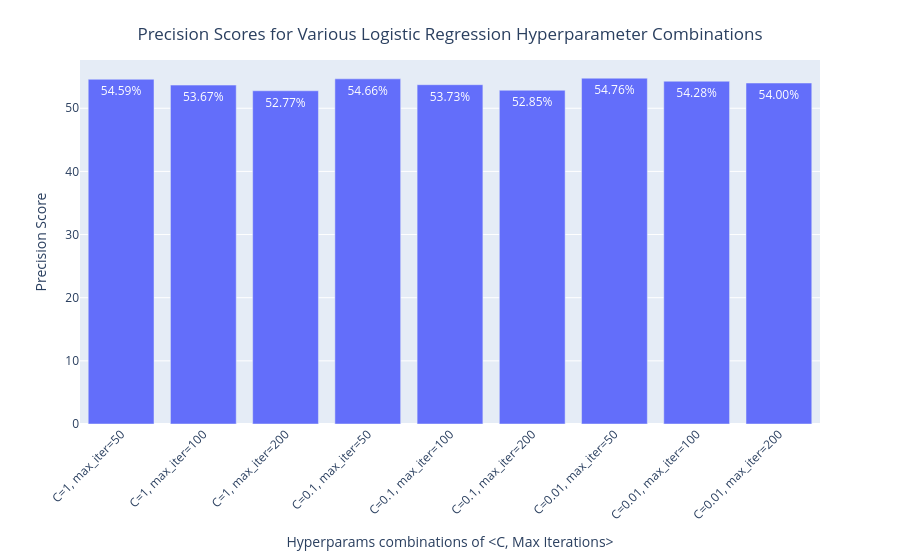

The cell this chart's notebook holds for it:
### Code cell
# Prepare the data
rows = []
for key, value in list(best_precision_matrix_logistic_regression.items()):
    C, max_iter = key
    combination_label = f'C={C}, max_iter={max_iter}'
    rows.append({'Combination': combination_label, 'Precision': value})

df = pd.DataFrame(rows)
df.loc[:,'Precision'] = df.Precision*100.0 # need for % visualisation

# Create the bar chart
fig = px.bar(df,
             x='Combination',
             y='Precision',
             text='Precision'
             )

# Customize the layout for better readability
fig.update_layout(
    xaxis_title='Hyperparams combinations of <C, Max Iterations>',
    yaxis_title='Precision Score',
    xaxis_tickangle=-45,
    title={
        'text': 'Precision Scores for Various Logistic Regression Hyperparameter Combinations',
        'y':0.95,
        'x':0.5,
        'xanchor': 'center',
        'yanchor': 'top'
    }
)


# Update the text position
fig.update_traces(texttemplate='%{text:.2f}%',
                  textposition='inside',
                  textfont_color='white')

# Show the figure
fig.show()

### Figure 1 — Plotly figure (JSON) as saved in the notebook; plotly's stock layout.template omitted (floating-point values rounded to 4 significant figures)
{"data": [{"hovertemplate": "Combination=%{x}<br>Precision=%{text}<extra></extra>", "legendgroup": "", "marker": {"color": "#636efa", "pattern": {"shape": ""}}, "name": "", "orientation": "v", "showlegend": false, "text": [54.59, 53.67, 52.77, 54.66, 53.73, 52.85, 54.76, 54.28, 54.0], "textfont": {"color": "white"}, "textposition": "inside", "texttemplate": "%{text:.2f}%", "type": "bar", "x": ["C=1, max_iter=50", "C=1, max_iter=100", "C=1, max_iter=200", "C=0.1, max_iter=50", "C=0.1, max_iter=100", "C=0.1, max_iter=200", "C=0.01, max_iter=50", "C=0.01, max_iter=100", "C=0.01, max_iter=200"], "xaxis": "x", "y": [54.59, 53.67, 52.77, 54.66, 53.73, 52.85, 54.76, 54.28, 54.0], "yaxis": "y"}], "layout": {"barmode": "relative", "legend": {"tracegroupgap": 0}, "margin": {"t": 60}, "title": {"text": "Precision Scores for Various Logistic Regression Hyperparameter Combinations", "x": 0.5, "xanchor": "center", "y": 0.95, "yanchor": "top"}, "xaxis": {"anchor": "y", "domain": [0.0, 1.0], "tickangle": -45, "title": {"text": "Hyperparams combinations of <C, Max Iterations>"}}, "yaxis": {"anchor": "x", "domain": [0.0, 1.0], "title": {"text": "Precision Score"}}}}
